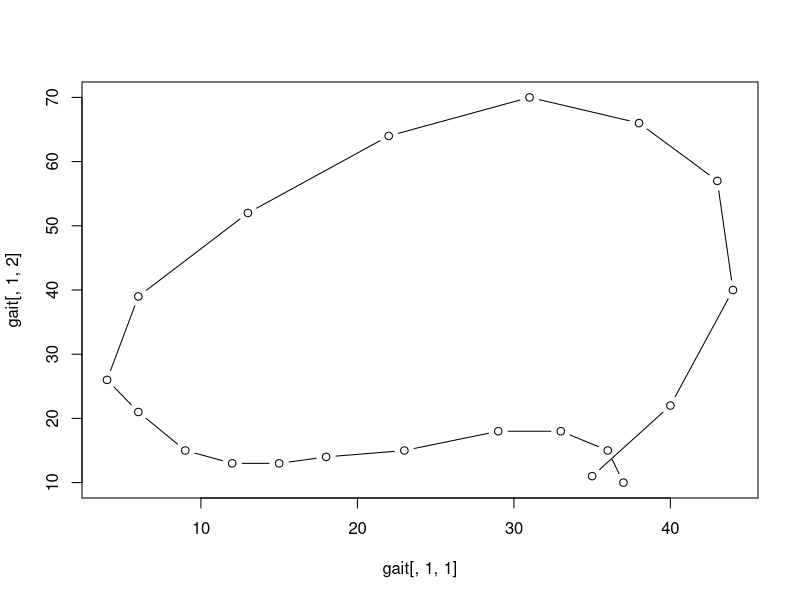

The R script that drew this image:
### Name: gait
### Title: Hip and knee angle while walking
### Aliases: gait
### Keywords: datasets

### ** Examples

plot(gait[,1, 1], gait[, 1, 2], type="b")



